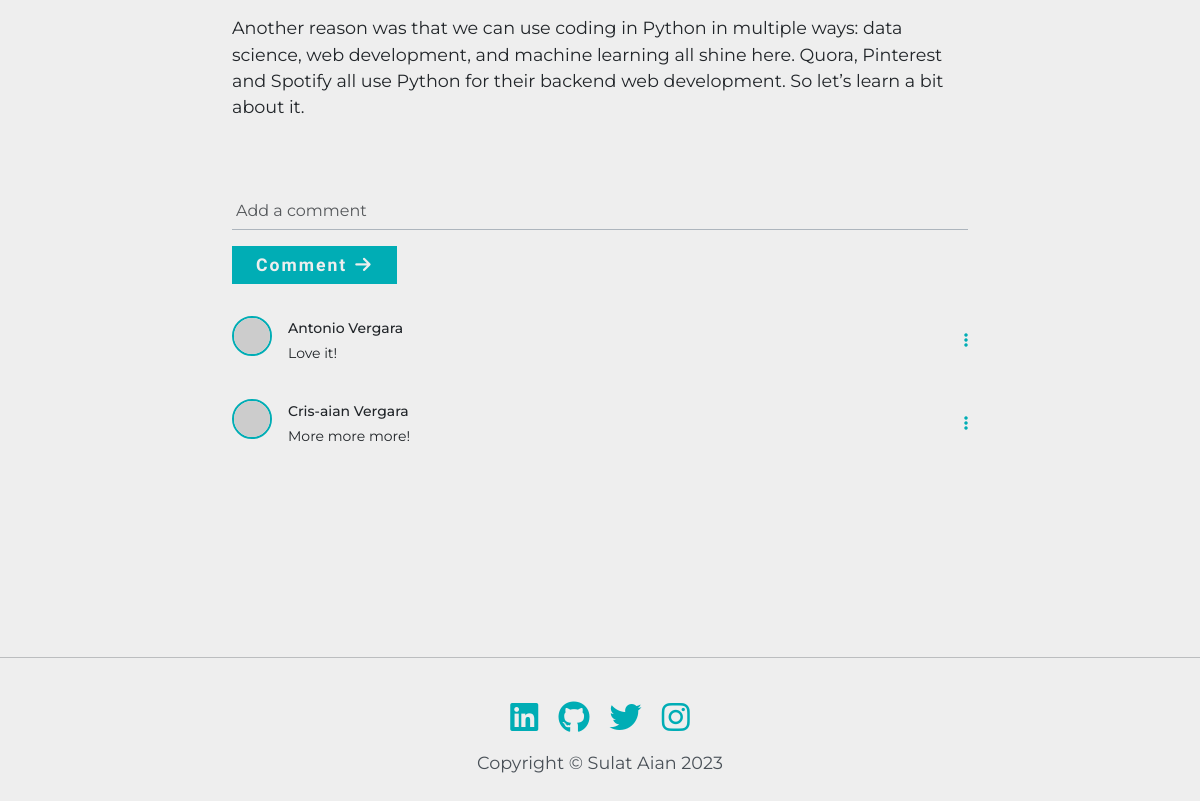
Page /view-post/6 (lower part) on the earlier database version.
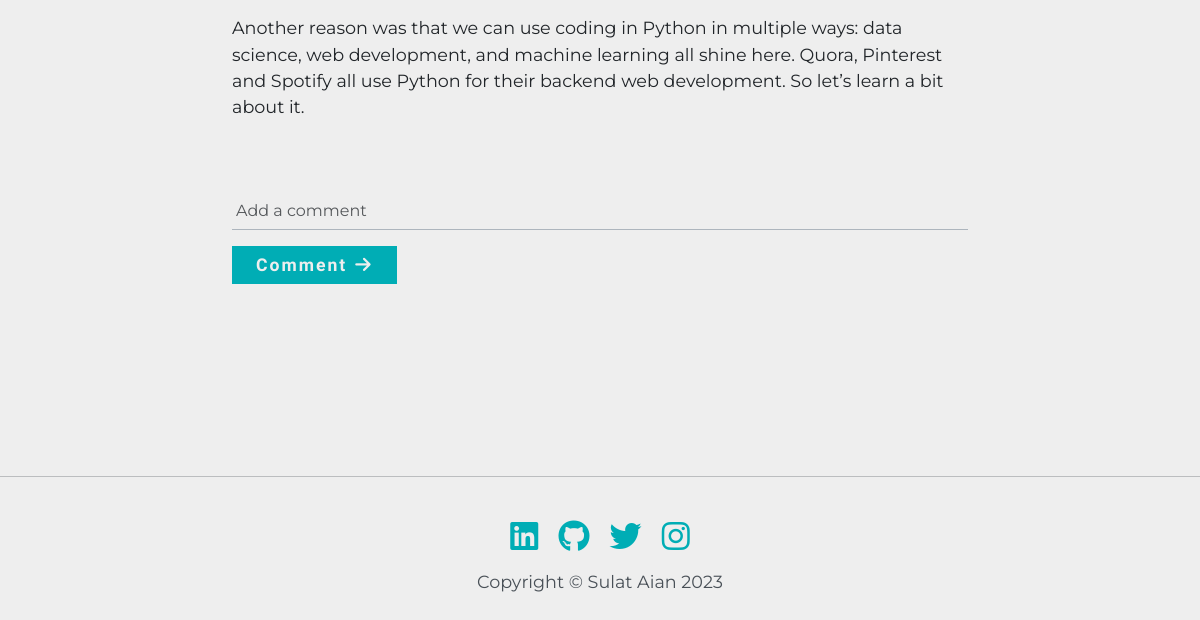
Same page on the later database version.
### main.py (models this page shows)
class BlogPost(db.Model):
    __tablename__ = "blog_posts"
    id = db.Column(db.Integer, primary_key=True)
    author_id = db.Column(db.Integer, db.ForeignKey("users.id"))
    author = relationship("User", back_populates="posts")
    title = db.Column(db.String(250), unique=True, nullable=False)
    subtitle = db.Column(db.String(250), nullable=False)
    img_url = db.Column(db.String(250), nullable=False)
    body = db.Column(db.Text, nullable=False)
    date = db.Column(db.String(250), nullable=False)
    comments = relationship("Comment", back_populates="parent_post")

class Comment(db.Model):
    __tablename__ = "comments"
    id = db.Column(db.Integer, primary_key=True)
    author_id = db.Column(db.Integer, db.ForeignKey("users.id"))
    comment_author = relationship("User", back_populates="comments")
    post_id = db.Column(db.Integer, db.ForeignKey("blog_posts.id"))
    parent_post = relationship("BlogPost", back_populates="comments")
    text = db.Column(db.Text, nullable=False)

class User(UserMixin, db.Model):
    __tablename__ = "users"
    id = db.Column(db.Integer, primary_key=True)
    name = db.Column(db.String(100), nullable=False)
    email = db.Column(db.String(100), unique=True, nullable=False)
    password = db.Column(db.String(100), nullable=False)
    posts = relationship("BlogPost", back_populates="author")
    comments = relationship("Comment", back_populates="comment_author")

### main.py (the view, shortened to what this page needs)
@app.route("/view-post/<int:post_id>", methods=["GET", "POST"])
def view_post(post_id):
    form = CommentForm()
    requested_post = BlogPost.query.get_or_404(post_id)
    return render_template(
        "view-post.html",
        post=requested_post,
        current_user=current_user,
        form=form,
        title="View Post",
    )

### forms.py
class CommentForm(FlaskForm):
    comment = StringField(
        "Comment",
        validators=[DataRequired()],
        render_kw={"placeholder": "Add a comment"},
    )
    submit = SubmitField("Comment")

### templates/view-post.html (shortened to what this page needs)
{% extends "base.html" %}
{% block content %}
    <section id="view-post-section">
        <div class="row justify-content-evenly">
            <div class="col-lg-8">
                <div class="card bg-transparent post-item border-0 mb-5">
                    <div class="card-body px-0">
                        <p class="card-text my-4 text-dark-emphasis">{{ post.body | safe }}</p>
                        <form class="mt-5 pt-4" method="POST" action="{{ url_for('view_post', post_id=post.id) }}" novalidate>
                            {{ form.comment(class="form-control bg-transparent rounded-0 border-bottom shadow-none border-dark-subtle pb-15 px-1") }}
                            <button type="submit" class="btn px-4 py-2 rounded-0 my-3">Comment<i class="fa-solid fa-arrow-right ms-2"></i></button>
                        </form>
                        <div class="comment">
                            {% for comment in post.comments %}
                                <ul class="commentList mt-3 d-flex">
                                    <li class="">
                                        <img class="me-2 border border-2" src="{{ comment.comment_author.email | gravatar }}"/>
                                    </li>
                                    <li class="ms-2">
                                        <span class="sub-text">{{ comment.comment_author.name}}</span>
                                        <p class="comment-text">{{ comment.text | safe}}</p>
                                    </li>
                                    <li class="ms-auto">
                                        <div class="dropdown">
                                            <a href="#" class="dropdown-toggle" data-bs-toggle="dropdown" aria-expanded="false"><i class="fa-solid fa-ellipsis-vertical pt-3"></i></a>
                                        </div>
                                    </li>
                                </ul>
                            {% endfor %}
                        </div>
                    </div>
                </div>
            </div>
        </div>
    </section>
{% endblock %}

### templates/base.html (shortened to what this page needs)
<!DOCTYPE html>
<html lang="en">
<head>
    <link rel="stylesheet" href="https://cdn.jsdelivr.net/npm/bootstrap@5.3.0-alpha1/dist/css/bootstrap.min.css">
    <link rel="stylesheet" href="{{ url_for('static', filename = 'css/styles.css') }}">
</head>
<body>
    <div class="container pt-4 mt-5">
    {% block content %} {% endblock %}
    </div>
    <footer id="footer" class="text-center mt-5 pt-5 pb-3 social-links">
        <hr id="footer-hr" class="mb-5">
        <ul class="pb-1">
            <li class="d-inline-block"><a href="https://www.linkedin.com/in/crisaianvergara/" target="_blank"><i class="fa-brands fa-linkedin fa-2xl mx-2"></i></a></li>
            <li class="d-inline-block"><a href="https://github.com/crisaianvergara" target="_blank"><i class="fa-brands fa-github fa-2xl mx-2"></i></i></a></li>
            <li class="d-inline-block"><a href="https://twitter.com/The21stKuruno" target="_blank"><i class="fa-brands fa-twitter fa-2xl mx-2"></i></i></a></li>
            <li class="d-inline-block"><a href="https://www.instagram.com/aian.vergara/" target="_blank"><i class="fa-brands fa-instagram fa-2xl mx-2"></i></a></li>
        </ul>
        <p class="text-dark-emphasis">Copyright © Sulat Aian <span id="year">current year</span></p>
    </footer>
</body>
</html>

### static/css/styles.css (style rules this page uses)
body { color: #222831; background-color: #EEEEEE; font-family: 'Montserrat', sans-serif; }
p { font-size: 1.1rem; line-height: 1.65rem; }
ul { list-style: none; padding-left: 0; }
a { color: #222831; text-decoration: none; }
i { color: #00ADB5; }
.btn { background-color: #00ADB5; border: 0; color: #EEEEEE; font-family: 'Barlow Condensed', sans-serif; font-size: 1.1rem; font-weight: 600; letter-spacing: 2px; line-height: 1.40625rem; }
.btn i { color: #EEEEEE; }
#make-post-section input, #contact-section input, #view-post-section input { border: 0; }

Differences in the rows shown:
removed Comment: comment_author.name "Antonio Vergara", text "Love it!"
removed Comment: comment_author.name "Cris-aian Vergara", text "More more more!"
